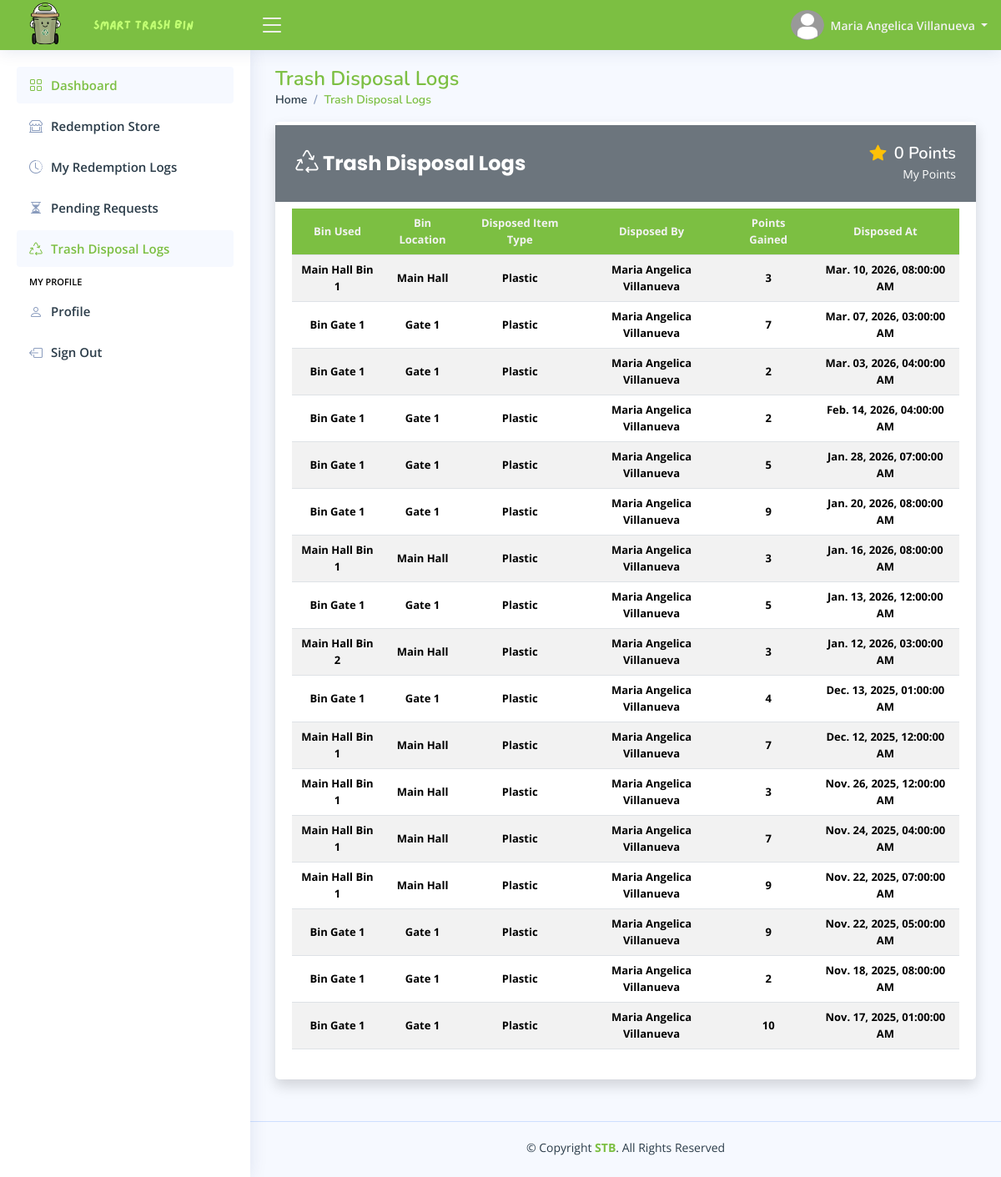
Screenshot of /pages/student/home.php?page=disposal-logs (signed in) with the database file from the repository.
### tables this page shows
CREATE TABLE `student_profile_tbl` (
  `tbl_row_id` int(11) NOT NULL,
  `student_lrn` varchar(255) NOT NULL,
  `profile_picture` varchar(255) DEFAULT NULL,
  `date_of_birth` date NOT NULL,
  `gender` enum('Male','Female','Others') DEFAULT 'Others',
  `civil_status` enum('Single','Married','Divorced','Widowed') DEFAULT 'Single',
  `address` varchar(255) NOT NULL,
  `phone_number` varchar(50) NOT NULL,
  `facebook_link` varchar(255) NOT NULL,
  `updated_at` timestamp NOT NULL DEFAULT current_timestamp() ON UPDATE current_timestamp()
);

CREATE TABLE `student_accounts_tbl` (
  `tbl_row_id` int(11) NOT NULL,
  `student_lrn` varchar(255) NOT NULL,
  `student_rfid` varchar(255) DEFAULT NULL,
  `first_name` varchar(100) NOT NULL,
  `middle_name` varchar(100) DEFAULT NULL,
  `last_name` varchar(100) NOT NULL,
  `email_address` varchar(150) NOT NULL,
  `student_password` varchar(255) NOT NULL,
  `role` enum('Student') DEFAULT 'Student',
  `grade_level` enum('Grade 7','Grade 8','Grade 9','Grade 10','Grade 11','Grade 12') DEFAULT NULL,
  `student_points` int(11) NOT NULL DEFAULT 0,
  `reset_password_token` varchar(255) DEFAULT NULL,
  `password_token_expiry` datetime DEFAULT NULL,
  `locked_account` enum('Yes','No') DEFAULT 'No',
  `created_at` timestamp NOT NULL DEFAULT current_timestamp(),
  `updated_at` timestamp NOT NULL DEFAULT current_timestamp() ON UPDATE current_timestamp()
);

CREATE TABLE `student_disposal_log_tbl` (
  `student_disposal_log_id` int(11) NOT NULL,
  `disposed_by` varchar(100) DEFAULT NULL,
  `bin_used` int(11) NOT NULL,
  `disposed_item_type` enum('Plastic','Metal') DEFAULT 'Plastic',
  `points_gained` int(11) DEFAULT 0,
  `disposed_at` timestamp NOT NULL DEFAULT current_timestamp() ON UPDATE current_timestamp()
);

CREATE TABLE `bins_tbl` (
  `bin_id` int(11) NOT NULL,
  `unique_bin_id` varchar(100) NOT NULL,
  `bin_name` varchar(255) NOT NULL,
  `bin_location` int(11) DEFAULT NULL,
  `plastic_fill_level` enum('0','25','50','75','100') DEFAULT '0',
  `metal_fill_level` enum('0','25','50','75','100') DEFAULT '0',
  `bin_status` enum('Active','Inactive') DEFAULT 'Active',
  `last_emptied` timestamp NULL DEFAULT NULL,
  `added_at` timestamp NOT NULL DEFAULT current_timestamp(),
  `updated_at` timestamp NOT NULL DEFAULT current_timestamp() ON UPDATE current_timestamp()
);

### config/format-data.config.php (called while the page is built, shortened)
<?php
    function format_timestamp($timestamp) {
        $formatted_timestamp = date("M. d, Y, h:i:s A", strtotime($timestamp));
        return $formatted_timestamp;
    }
?>

### pages/student/pages/disposal-logs.php (the view, shortened to what this page needs)
<main id="main" class="main">
    <?php
        include_once "includes/pagetitle.php";
    ?>
    <section class="section">
        <div class="row">
            <div class="col-lg-12">
                <div class="card shadow">
                    <div class="d-flex justify-content-between align-items-center px-4 py-2 bg-secondary mb-2 mt-1">
                        <h5 class="card-title text-white custom-card-title fw-bold">
                            <i class="bi bi-recycle fs-3"></i>
                            Trash Disposal Logs
                        </h5>
                        <div class="text-end text-white">
                            <h5 class="mb-0 fw-semibold">
                                <i class="bi bi-star-fill text-warning me-1"></i>
                                <?php echo $student_points ?? '0'; ?> Points
                            </h5>
                            <small class="text-white"> My Points </small>
                        </div>
                    </div>
                    <div class="card-body">
                        <div class="table-responsive">
                            <table class="table table-striped table-hover datatable custom-table">
                                <thead>
                                    <tr>
                                        <th scope="col"> Bin Used </th>
                                        <th scope="col"> Bin Location </th>
                                        <th scope="col"> Disposed Item Type </th>
                                        <th scope="col"> Disposed By </th>
                                        <th scope="col"> Points Gained </th>
                                        <th scope="col"> Disposed At </th>
                                    </tr>
                                </thead>
                                <tbody>
                                    <?php
                                    $fetch_disposal_logs = $conn->prepare("SELECT
                                                                            dt.*,
                                                                            bt.bin_name,
                                                                            COALESCE(lt.target_location, 'No Assigned Location') AS 'bin_loc',
                                                                            COALESCE(CONCAT(sa.first_name, ' ', sa.last_name), 'Student Not Found') AS 'student_name'
                                                                        FROM student_disposal_log_tbl dt
                                                                        LEFT JOIN bins_tbl bt
                                                                        ON dt.bin_used = bt.bin_id
                                                                        LEFT JOIN bin_locations_tbl lt
                                                                        ON bt.bin_location = lt.location_id
                                                                        LEFT JOIN student_accounts_tbl sa
                                                                        ON dt.disposed_by = sa.student_lrn
                                                                        WHERE dt.disposed_by = :student_lrn
                                                                        ORDER BY dt.disposed_at DESC
                                                                        ");
                                    $fetch_disposal_logs->execute([":student_lrn" => $student_lrn]);
                                    if ($fetch_disposal_logs->rowCount() > 0) {
                                        while ($disposal_data = $fetch_disposal_logs->fetch()) {
                                    ?>
                                            <tr>
                                                <td class="fw-bold">
                                                    <?php echo htmlspecialchars($disposal_data["bin_name"]); ?>
                                                </td>
                                                <td class="fw-bold">
                                                    <?php echo htmlspecialchars($disposal_data["bin_loc"]); ?>
                                                </td>
                                                <td class="fw-bold">
                                                    <?php echo htmlspecialchars($disposal_data["disposed_item_type"]); ?>
                                                </td>
                                                <td class="fw-bold">
                                                    <?php echo htmlspecialchars($disposal_data["student_name"]); ?>
                                                </td>
                                                <td class="fw-bold">
                                                    <?php echo htmlspecialchars($disposal_data["points_gained"]); ?>
                                                </td>
                                                <td class="fw-bold">
                                                    <?php echo htmlspecialchars(format_timestamp($disposal_data["disposed_at"])); ?>
                                                </td>
                                            </tr>
                                        <?php
                                        }
                                    }
                                    ?>
                                </tbody>
                            </table>
                        </div>
                    </div>
                </div>
            </div>
        </div>
    </section>
</main>

### pages/student/includes/header.php (shortened to what this page needs)
<header id="header" class="header fixed-top d-flex align-items-center">
    <div class="d-flex align-items-center justify-content-between">
        <a href="home.php" class="logo d-flex align-items-center gap-0">
            <img src="../../assets/global/images/stb-logo.png" alt="Website Logo">
            <img src="../../assets/global/images/stb-name.png" alt="Website Logo">
        </a>
        <i class="bi bi-list toggle-sidebar-btn"></i>
    </div>
    <nav class="header-nav ms-auto">
        <ul class="d-flex align-items-center">
            <li class="nav-item dropdown pe-3">
                <a class="nav-link nav-profile d-flex align-items-center pe-0" href="#" data-bs-toggle="dropdown">
                    <img src="<?php echo htmlspecialchars($file_path . $profile_picture); ?>" alt="Profile Picture" class="rounded-circle" width="40" height="40">
                    <span class="d-none d-md-block dropdown-toggle ps-2"> <?php echo htmlspecialchars($first_name . " " . $last_name); ?> </span>
                </a>
            </li>
        </ul>
    </nav>
</header>

### assets/main/css/styles.css (style rules this page uses)
:root { scroll-behavior: smooth; }
body { font-family: "Open Sans", sans-serif; background: #f6f9ff; color: #444444; }
a { color: #4154f1; text-decoration: none; }
h1, h2, h3, h4, h5, h6 { font-family: "Nunito", sans-serif; }
#main { margin-top: 60px; padding: 20px 30px; transition: all 0.3s; }
.card { margin-bottom: 30px; border: none; border-radius: 5px; box-shadow: 0px 0 30px rgba(1, 41, 112, 0.1); }
.card-title { padding: 20px 0 15px 0; font-size: 18px; font-weight: 500; color: #2b3c49; font-family: "Poppins", sans-serif; }
.card-body { padding: 0 20px 20px 20px; }
.logo { line-height: 1; font-size: 2rem; color: #f2f2f2; font-weight: bold; }
@media (min-width: 1200px) { .logo { width: 280px; } }
.logo img { width: auto; max-height: 70px; margin: 12px 12px 12px 0; }
.header { transition: all 0.5s; z-index: 997; height: 60px; box-shadow: 0px 2px 20px rgba(1, 41, 112, 0.1); background-color: #7CBF42; padding-left: 20px; }
.header .toggle-sidebar-btn { font-size: 32px; padding-left: 10px; cursor: pointer; color: #f2f2f2; }
.header-nav ul { list-style: none; }
.header-nav>ul { margin: 0; padding: 0; }
.header-nav .nav-profile { color: #f2f2f2; }
.header-nav .nav-profile img { max-height: 36px; }
.header-nav .nav-profile span { font-size: 14px; font-weight: 600; }
@media (min-width: 1200px) { #main, #footer { margin-left: 300px; } }

### pages/student/home.php (style rules this page uses)
.custom-table { cursor: pointer; }
.custom-table thead tr th { text-align: center; }
.custom-table thead tr th, .custom-table tr td { text-align: center; vertical-align: middle !important; }
.custom-table tr th { background-color: #7CBF42; height: 50px; color: #f2f2f2; }
.custom-card-title { font-size: 24px; }
.custom-table tr th, .custom-table tr td { font-size: 13px; }

### rows the page displays
student_profile_tbl: student_accounts_tbl.first_name+last_name "Maria Angelica Villanueva", student_accounts_tbl.student_points "0"
student_disposal_log_tbl: bin_used.bin_name "Main Hall Bin 1", bin_loc "Main Hall", disposed_item_type "Plastic", student_name "Maria Angelica Villanueva", points_gained "3", disposed_at "Mar. 10, 2026, 08:00:00 AM"
student_disposal_log_tbl: bin_used.bin_name "Bin Gate 1", bin_loc "Gate 1", disposed_item_type "Plastic", student_name "Maria Angelica Villanueva", points_gained "7", disposed_at "Mar. 07, 2026, 03:00:00 AM"
student_disposal_log_tbl: bin_used.bin_name "Bin Gate 1", bin_loc "Gate 1", disposed_item_type "Plastic", student_name "Maria Angelica Villanueva", points_gained "2", disposed_at "Mar. 03, 2026, 04:00:00 AM"
student_disposal_log_tbl: bin_used.bin_name "Bin Gate 1", bin_loc "Gate 1", disposed_item_type "Plastic", student_name "Maria Angelica Villanueva", points_gained "2", disposed_at "Feb. 14, 2026, 04:00:00 AM"
student_disposal_log_tbl: bin_used.bin_name "Bin Gate 1", bin_loc "Gate 1", disposed_item_type "Plastic", student_name "Maria Angelica Villanueva", points_gained "5", disposed_at "Jan. 28, 2026, 07:00:00 AM"
student_disposal_log_tbl: bin_used.bin_name "Bin Gate 1", bin_loc "Gate 1", disposed_item_type "Plastic", student_name "Maria Angelica Villanueva", points_gained "9", disposed_at "Jan. 20, 2026, 08:00:00 AM"
student_disposal_log_tbl: bin_used.bin_name "Main Hall Bin 1", bin_loc "Main Hall", disposed_item_type "Plastic", student_name "Maria Angelica Villanueva", points_gained "3", disposed_at "Jan. 16, 2026, 08:00:00 AM"
student_disposal_log_tbl: bin_used.bin_name "Bin Gate 1", bin_loc "Gate 1", disposed_item_type "Plastic", student_name "Maria Angelica Villanueva", points_gained "5", disposed_at "Jan. 13, 2026, 12:00:00 AM"
student_disposal_log_tbl: bin_used.bin_name "Main Hall Bin 2", bin_loc "Main Hall", disposed_item_type "Plastic", student_name "Maria Angelica Villanueva", points_gained "3", disposed_at "Jan. 12, 2026, 03:00:00 AM"
student_disposal_log_tbl: bin_used.bin_name "Bin Gate 1", bin_loc "Gate 1", disposed_item_type "Plastic", student_name "Maria Angelica Villanueva", points_gained "4", disposed_at "Dec. 13, 2025, 01:00:00 AM"
student_disposal_log_tbl: bin_used.bin_name "Main Hall Bin 1", bin_loc "Main Hall", disposed_item_type "Plastic", student_name "Maria Angelica Villanueva", points_gained "7", disposed_at "Dec. 12, 2025, 12:00:00 AM"
student_disposal_log_tbl: bin_used.bin_name "Main Hall Bin 1", bin_loc "Main Hall", disposed_item_type "Plastic", student_name "Maria Angelica Villanueva", points_gained "3", disposed_at "Nov. 26, 2025, 12:00:00 AM"
student_disposal_log_tbl: bin_used.bin_name "Main Hall Bin 1", bin_loc "Main Hall", disposed_item_type "Plastic", student_name "Maria Angelica Villanueva", points_gained "7", disposed_at "Nov. 24, 2025, 04:00:00 AM"
student_disposal_log_tbl: bin_used.bin_name "Main Hall Bin 1", bin_loc "Main Hall", disposed_item_type "Plastic", student_name "Maria Angelica Villanueva", points_gained "9", disposed_at "Nov. 22, 2025, 07:00:00 AM"
student_disposal_log_tbl: bin_used.bin_name "Bin Gate 1", bin_loc "Gate 1", disposed_item_type "Plastic", student_name "Maria Angelica Villanueva", points_gained "9", disposed_at "Nov. 22, 2025, 05:00:00 AM"
student_disposal_log_tbl: bin_used.bin_name "Bin Gate 1", bin_loc "Gate 1", disposed_item_type "Plastic", student_name "Maria Angelica Villanueva", points_gained "2", disposed_at "Nov. 18, 2025, 08:00:00 AM"
student_disposal_log_tbl: bin_used.bin_name "Bin Gate 1", bin_loc "Gate 1", disposed_item_type "Plastic", student_name "Maria Angelica Villanueva", points_gained "10", disposed_at "Nov. 17, 2025, 01:00:00 AM"

### other values shown
$page_titles[$page_name] "Trash Disposal Logs"
